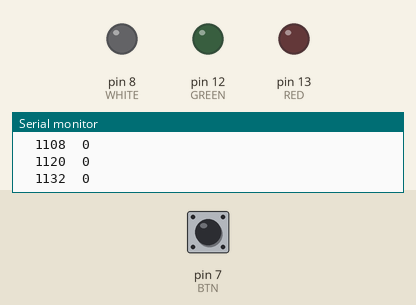
Recording of a sketch running on a simulated Arduino Uno, built with avr-gcc and run on an emulated ATmega328P. Shown: output pins drawn as LEDs (lit = HIGH), the last lines printed to the serial monitor. Inputs (shaded band) come from the test bench; at power-on: pin 7 (BTN) LOW.

Above: at 1.2 s.
1.3 s: pin 7 (BTN) pulled HIGH for 0.15 s
At 3.91 s:
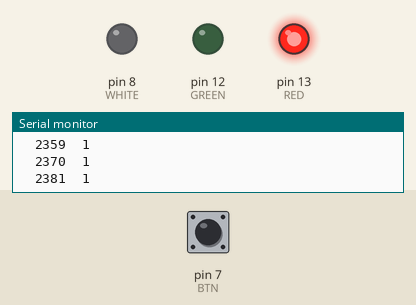
4.3 s: pin 7 (BTN) pulled HIGH for 1 s
7.3 s: pin 7 (BTN) pulled HIGH for 0.15 s
At 8.51 s:
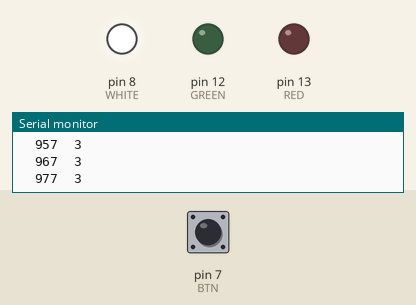
10.3 s: pin 7 (BTN) pulled HIGH for 0.15 s
13.3 s: pin 7 (BTN) pulsed HIGH 2 times (0.12 s each, 0.3 s apart)
16.9 s: pin 7 (BTN) pulsed HIGH 5 times (0.12 s each, 0.3 s apart)
Timing chart, 0 to 19.9 s (numbered marks = the images above; inputs shaded):
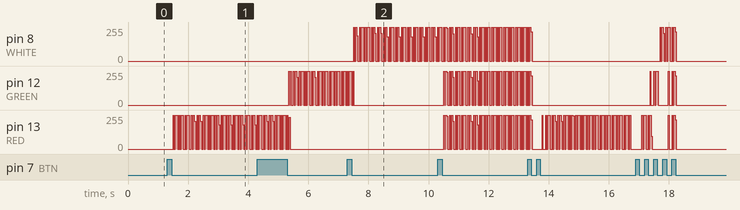

Measured:
- after the input at 7.3 s, pin 12 (GREEN): goes on until 7.5 s, then stays 0/255

The sketch:

One-Button-Many-States.ino
```cpp
#define RED 13
#define GREEN 12
#define WHITE 8
#define BTN 7

int LEDState = 0;
int buttonState = 0;
int lastButtonState = 0;

unsigned long startPressed = 0;
unsigned long debounceDelay = 50;
unsigned long pressDelay = 3000;

void setup() {
  pinMode(BTN, INPUT);
  pinMode(WHITE, OUTPUT);
  pinMode(GREEN, OUTPUT);
  pinMode(RED, OUTPUT);
  Serial.begin(9600);
}

void loop() {
  // Check change in button state
  int reading = digitalRead(BTN);
  if (reading != lastButtonState) {
    // Start Timer
    startPressed = millis();
  }
  // If Button is Held for more than 50ms, LED is OFF
  if (millis() - startPressed > debounceDelay) {
    // Check change in button state
    if (reading != buttonState) {
      buttonState = reading;
      if (buttonState == LOW) {
      	LEDState = (LEDState + 1) % 5;
      }
    }
  }
  // If Button is Held for more than 3000ms, LED is OFF
  if (millis() - startPressed > pressDelay){
    buttonState = reading;
    if (buttonState == LOW){
      LEDState = 0;
    }
  }

  lastButtonState = reading;
  decode(LEDState);

  Serial.print("  ");
  Serial.print(millis() - startPressed);
  Serial.print("  ");
  Serial.println(LEDState);
}

void decode(int s) {
  digitalWrite(RED,LOW);
  digitalWrite(GREEN,LOW);
  digitalWrite(WHITE,LOW);
  switch(s) {
    case 1:
      digitalWrite(RED,(millis() / 100) % 2);
      break;
    case 2:
      digitalWrite(GREEN,(millis() / 100) % 2);
      break;
    case 3:
      digitalWrite(WHITE,(millis() / 100) % 2);
      break;
    case 4:
      digitalWrite(RED,(millis() / 100) % 2);
      digitalWrite(GREEN,(millis() / 100) % 2);
      digitalWrite(WHITE,(millis() / 100) % 2);
      break;
  }
}
```
